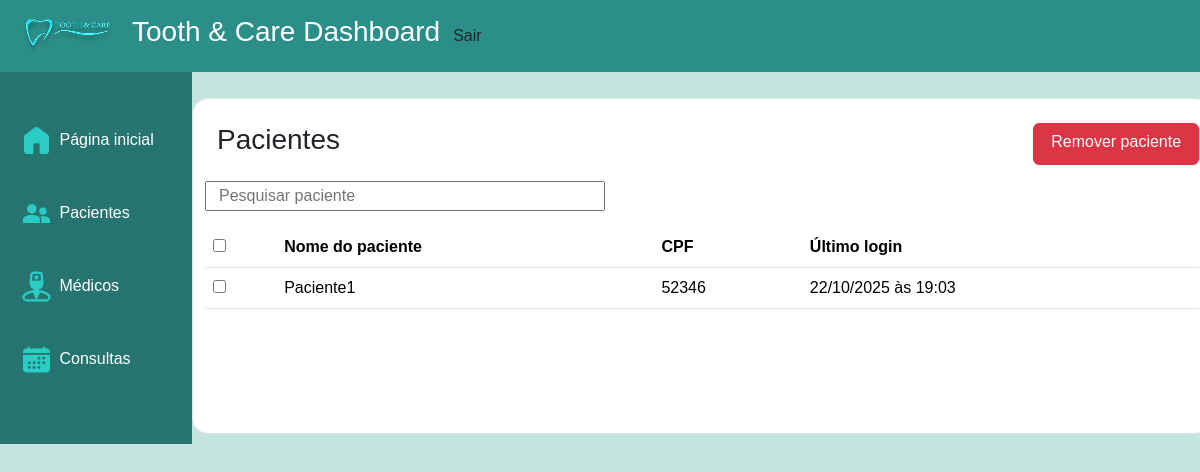
Screenshot of /appadmin/usuarios/ (signed in) with the database file from the repository.
### pacientes/models.py (models this page shows, shortened)
class Paciente(models.Model):
    user = models.OneToOneField(User, on_delete=models.CASCADE, related_name='paciente')
    cpf = models.CharField(null=False, blank=False, unique=True)
    rg = models.CharField(null=False, blank=False, unique=True)
    telefone = models.CharField(null=False, blank=False)
    data_nasc = models.DateField(null=False, blank=False)
    genero = models.CharField(choices=GENERO_CHOICES, max_length=1)
    endereco = models.CharField(max_length=255, null=False, blank=False)

### appadmin/views.py (the view)
# urls.py: path('usuarios/', views.pacientes, name="adm-pacientes"),
@permission_required(["pacientes.view_paciente"])
@login_required
def pacientes(request):
    if request.method == 'GET':
        pacientes = Paciente.objects.all()
        return render(request, "appadmin/admPacientes.html", {"pacientes": pacientes})

### appadmin/templates/appadmin/admPacientes.html (shortened to what this page needs)
{% extends "basedashboards.html" %}
{% load static %}
{% block content %}
<div class="container border p-4 mt-3 rounded-4">
    <div class="row d-flex justify-content-between">
        <h3 class="col-1">Pacientes</h3>
        <a href="" class="btn btn-danger col-2">Remover paciente</a>
    </div>
    <div class="row">
        <input class="mt-3 mb-3" type="text" placeholder="Pesquisar paciente" id="searchInput">
        <table class="table" id="tabela-pacientes">
            <thead>
                <tr>
                    <th><input type="checkbox" id="select-all"></th>
                    <th scope="col">Nome do paciente</th>
                    <th scope="col">CPF</th>
                    <th scope="col">Último login</th>
                </tr>
            </thead>
            <tbody>
                {% for paciente in pacientes %}
                <tr class="position-relative" data-search="{{ paciente.user.username|lower }} {{ paciente.cpf|lower}}">
                    <td class="td-checkbox position-relative">
                        <input type="checkbox" name="paciente_id" class="paciente-checkbox" value="{{ paciente.pk }}">
                    </td>
                    <td>
                        {{ paciente.user.username }}
                    </td>
                    <td>{{ paciente.cpf }}</td>
                    <td>{{ paciente.user.last_login|date:"d/m/Y \à\s H:i" }}</td>
                </tr>
                {% endfor %}
            </tbody>
        </table>
    </div>
</div>
{% endblock %}

### tooth_n_care/static/css/styles.css (style rules this page uses)
:root { --sidebar-background: #257470; --navbar-background: #2C8E89; --fonte: Arial, sans-serif; }
* { box-sizing: border-box; font-family: var(--fonte); }
html, body { margin: 0; padding: 0; height: 100%; display: flex; flex-direction: column; }
body { background-color: #C4E4DF; }
.td-checkbox { z-index: 2; }
.container { height: 100%; background-color: white; }
#searchInput, select { max-width: 400px; }

### rows the page displays
Paciente: user.username "Paciente1", cpf "52346", user.last_login "22/10/2025 às 19:03"
